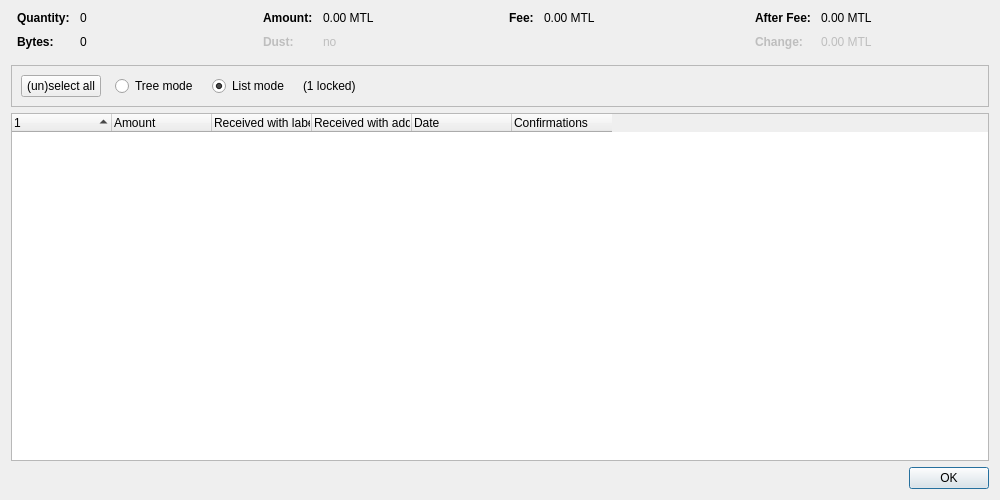
<?xml version="1.0" encoding="UTF-8"?>
<ui version="4.0">
 <class>CoinControlDialog</class>
 <widget class="QDialog" name="CoinControlDialog">
  <property name="geometry">
   <rect>
    <x>0</x>
    <y>0</y>
    <width>1000</width>
    <height>500</height>
   </rect>
  </property>
  <property name="windowTitle">
   <string>Coin Selection</string>
  </property>
  <layout class="QVBoxLayout" name="verticalLayout">
   <item>
    <layout class="QHBoxLayout" name="horizontalLayoutTop" stretch="0,0,0,0">
     <property name="topMargin">
      <number>0</number>
     </property>
     <property name="bottomMargin">
      <number>10</number>
     </property>
     <item>
      <layout class="QFormLayout" name="formLayoutCoinControl1">
       <property name="horizontalSpacing">
        <number>10</number>
       </property>
       <property name="verticalSpacing">
        <number>10</number>
       </property>
       <property name="leftMargin">
        <number>6</number>
       </property>
       <property name="rightMargin">
        <number>6</number>
       </property>
       <item row="0" column="0">
        <widget class="QLabel" name="labelCoinControlQuantityText">
         <property name="font">
          <font>
           <weight>75</weight>
           <bold>true</bold>
          </font>
         </property>
         <property name="text">
          <string>Quantity:</string>
         </property>
        </widget>
       </item>
       <item row="0" column="1">
        <widget class="QLabel" name="labelCoinControlQuantity">
         <property name="cursor">
          <cursorShape>IBeamCursor</cursorShape>
         </property>
         <property name="contextMenuPolicy">
          <enum>Qt::ActionsContextMenu</enum>
         </property>
         <property name="text">
          <string notr="true">0</string>
         </property>
         <property name="textInteractionFlags">
          <set>Qt::LinksAccessibleByMouse|Qt::TextSelectableByKeyboard|Qt::TextSelectableByMouse</set>
         </property>
        </widget>
       </item>
       <item row="1" column="0">
        <widget class="QLabel" name="labelCoinControlBytesText">
         <property name="font">
          <font>
           <weight>75</weight>
           <bold>true</bold>
          </font>
         </property>
         <property name="text">
          <string>Bytes:</string>
         </property>
        </widget>
       </item>
       <item row="1" column="1">
        <widget class="QLabel" name="labelCoinControlBytes">
         <property name="cursor">
          <cursorShape>IBeamCursor</cursorShape>
         </property>
         <property name="contextMenuPolicy">
          <enum>Qt::ActionsContextMenu</enum>
         </property>
         <property name="text">
          <string notr="true">0</string>
         </property>
         <property name="textInteractionFlags">
          <set>Qt::LinksAccessibleByMouse|Qt::TextSelectableByKeyboard|Qt::TextSelectableByMouse</set>
         </property>
        </widget>
       </item>
      </layout>
     </item>
     <item>
      <layout class="QFormLayout" name="formLayoutCoinControl2">
       <property name="horizontalSpacing">
        <number>10</number>
       </property>
       <property name="verticalSpacing">
        <number>10</number>
       </property>
       <property name="leftMargin">
        <number>6</number>
       </property>
       <property name="rightMargin">
        <number>6</number>
       </property>
       <item row="0" column="0">
        <widget class="QLabel" name="labelCoinControlAmountText">
         <property name="font">
          <font>
           <weight>75</weight>
           <bold>true</bold>
          </font>
         </property>
         <property name="text">
          <string>Amount:</string>
         </property>
        </widget>
       </item>
       <item row="0" column="1">
        <widget class="QLabel" name="labelCoinControlAmount">
         <property name="cursor">
          <cursorShape>IBeamCursor</cursorShape>
         </property>
         <property name="contextMenuPolicy">
          <enum>Qt::ActionsContextMenu</enum>
         </property>
         <property name="text">
          <string notr="true">0.00 MTL</string>
         </property>
         <property name="textInteractionFlags">
          <set>Qt::LinksAccessibleByMouse|Qt::TextSelectableByKeyboard|Qt::TextSelectableByMouse</set>
         </property>
        </widget>
       </item>
       <item row="1" column="0">
        <widget class="QLabel" name="labelCoinControlLowOutputText">
         <property name="enabled">
          <bool>false</bool>
         </property>
         <property name="font">
          <font>
           <weight>75</weight>
           <bold>true</bold>
          </font>
         </property>
         <property name="text">
          <string>Dust:</string>
         </property>
        </widget>
       </item>
       <item row="1" column="1">
        <widget class="QLabel" name="labelCoinControlLowOutput">
         <property name="enabled">
          <bool>false</bool>
         </property>
         <property name="cursor">
          <cursorShape>IBeamCursor</cursorShape>
         </property>
         <property name="contextMenuPolicy">
          <enum>Qt::ActionsContextMenu</enum>
         </property>
         <property name="text">
          <string notr="true">no</string>
         </property>
         <property name="textInteractionFlags">
          <set>Qt::LinksAccessibleByMouse|Qt::TextSelectableByKeyboard|Qt::TextSelectableByMouse</set>
         </property>
        </widget>
       </item>
      </layout>
     </item>
     <item>
      <layout class="QFormLayout" name="formLayoutCoinControl3">
       <property name="horizontalSpacing">
        <number>10</number>
       </property>
       <property name="verticalSpacing">
        <number>10</number>
       </property>
       <property name="leftMargin">
        <number>6</number>
       </property>
       <property name="rightMargin">
        <number>6</number>
       </property>
       <item row="0" column="0">
        <widget class="QLabel" name="labelCoinControlFeeText">
         <property name="font">
          <font>
           <weight>75</weight>
           <bold>true</bold>
          </font>
         </property>
         <property name="text">
          <string>Fee:</string>
         </property>
        </widget>
       </item>
       <item row="0" column="1">
        <widget class="QLabel" name="labelCoinControlFee">
         <property name="cursor">
          <cursorShape>IBeamCursor</cursorShape>
         </property>
         <property name="contextMenuPolicy">
          <enum>Qt::ActionsContextMenu</enum>
         </property>
         <property name="text">
          <string notr="true">0.00 MTL</string>
         </property>
         <property name="textInteractionFlags">
          <set>Qt::LinksAccessibleByMouse|Qt::TextSelectableByKeyboard|Qt::TextSelectableByMouse</set>
         </property>
        </widget>
       </item>
      </layout>
     </item>
     <item>
      <layout class="QFormLayout" name="formLayoutCoinControl4">
       <property name="horizontalSpacing">
        <number>10</number>
       </property>
       <property name="verticalSpacing">
        <number>10</number>
       </property>
       <property name="leftMargin">
        <number>6</number>
       </property>
       <property name="rightMargin">
        <number>6</number>
       </property>
       <item row="0" column="0">
        <widget class="QLabel" name="labelCoinControlAfterFeeText">
         <property name="font">
          <font>
           <weight>75</weight>
           <bold>true</bold>
          </font>
         </property>
         <property name="text">
          <string>After Fee:</string>
         </property>
        </widget>
       </item>
       <item row="0" column="1">
        <widget class="QLabel" name="labelCoinControlAfterFee">
         <property name="cursor">
          <cursorShape>IBeamCursor</cursorShape>
         </property>
         <property name="contextMenuPolicy">
          <enum>Qt::ActionsContextMenu</enum>
         </property>
         <property name="text">
          <string notr="true">0.00 MTL</string>
         </property>
         <property name="textInteractionFlags">
          <set>Qt::LinksAccessibleByMouse|Qt::TextSelectableByKeyboard|Qt::TextSelectableByMouse</set>
         </property>
        </widget>
       </item>
       <item row="1" column="0">
        <widget class="QLabel" name="labelCoinControlChangeText">
         <property name="enabled">
          <bool>false</bool>
         </property>
         <property name="font">
          <font>
           <weight>75</weight>
           <bold>true</bold>
          </font>
         </property>
         <property name="text">
          <string>Change:</string>
         </property>
        </widget>
       </item>
       <item row="1" column="1">
        <widget class="QLabel" name="labelCoinControlChange">
         <property name="enabled">
          <bool>false</bool>
         </property>
         <property name="cursor">
          <cursorShape>IBeamCursor</cursorShape>
         </property>
         <property name="contextMenuPolicy">
          <enum>Qt::ActionsContextMenu</enum>
         </property>
         <property name="text">
          <string notr="true">0.00 MTL</string>
         </property>
         <property name="textInteractionFlags">
          <set>Qt::LinksAccessibleByMouse|Qt::TextSelectableByKeyboard|Qt::TextSelectableByMouse</set>
         </property>
        </widget>
       </item>
      </layout>
     </item>
    </layout>
   </item>
   <item>
    <widget class="QFrame" name="frame">
     <property name="minimumSize">
      <size>
       <width>0</width>
       <height>40</height>
      </size>
     </property>
     <property name="frameShape">
      <enum>QFrame::StyledPanel</enum>
     </property>
     <property name="frameShadow">
      <enum>QFrame::Sunken</enum>
     </property>
     <layout class="QHBoxLayout" name="horizontalLayout">
      <item>
       <layout class="QHBoxLayout" name="horizontalLayoutPanel" stretch="0,0,0,0,0">
        <property name="spacing">
         <number>14</number>
        </property>
        <item>
         <widget class="QPushButton" name="pushButtonSelectAll">
          <property name="sizePolicy">
           <sizepolicy hsizetype="Maximum" vsizetype="Fixed">
            <horstretch>0</horstretch>
            <verstretch>0</verstretch>
           </sizepolicy>
          </property>
          <property name="text">
           <string>(un)select all</string>
          </property>
          <property name="autoDefault">
           <bool>false</bool>
          </property>
         </widget>
        </item>
        <item>
         <widget class="QRadioButton" name="radioTreeMode">
          <property name="sizePolicy">
           <sizepolicy hsizetype="Maximum" vsizetype="Fixed">
            <horstretch>0</horstretch>
            <verstretch>0</verstretch>
           </sizepolicy>
          </property>
          <property name="text">
           <string>Tree mode</string>
          </property>
         </widget>
        </item>
        <item>
         <widget class="QRadioButton" name="radioListMode">
          <property name="sizePolicy">
           <sizepolicy hsizetype="Maximum" vsizetype="Fixed">
            <horstretch>0</horstretch>
            <verstretch>0</verstretch>
           </sizepolicy>
          </property>
          <property name="text">
           <string>List mode</string>
          </property>
          <property name="checked">
           <bool>true</bool>
          </property>
         </widget>
        </item>
        <item>
         <widget class="QLabel" name="labelLocked">
          <property name="text">
           <string notr="true">(1 locked)</string>
          </property>
         </widget>
        </item>
        <item>
         <spacer name="horizontalSpacer">
          <property name="orientation">
           <enum>Qt::Horizontal</enum>
          </property>
          <property name="sizeHint" stdset="0">
           <size>
            <width>40</width>
            <height>20</height>
           </size>
          </property>
         </spacer>
        </item>
       </layout>
      </item>
     </layout>
    </widget>
   </item>
   <item>
    <widget class="CoinControlTreeWidget" name="treeWidget">
     <property name="contextMenuPolicy">
      <enum>Qt::CustomContextMenu</enum>
     </property>
     <property name="sortingEnabled">
      <bool>false</bool>
     </property>
     <property name="columnCount">
      <number>6</number>
     </property>
     <attribute name="headerShowSortIndicator" stdset="0">
      <bool>true</bool>
     </attribute>
     <attribute name="headerStretchLastSection">
      <bool>false</bool>
     </attribute>
     <column>
      <property name="text">
       <string/>
      </property>
     </column>
     <column>
      <property name="text">
       <string>Amount</string>
      </property>
     </column>
     <column>
      <property name="text">
       <string>Received with label</string>
      </property>
     </column>
     <column>
      <property name="text">
       <string>Received with address</string>
      </property>
     </column>
     <column>
      <property name="text">
       <string>Date</string>
      </property>
     </column>
     <column>
      <property name="text">
       <string>Confirmations</string>
      </property>
      <property name="toolTip">
       <string>Confirmed</string>
      </property>
     </column>
     <column>
      <property name="text">
       <string/>
      </property>
     </column>
     <column>
      <property name="text">
       <string/>
      </property>
     </column>
     <column>
      <property name="text">
       <string/>
      </property>
     </column>
     <column>
      <property name="text">
       <string/>
      </property>
     </column>
    </widget>
   </item>
   <item>
    <widget class="QDialogButtonBox" name="buttonBox">
     <property name="orientation">
      <enum>Qt::Horizontal</enum>
     </property>
     <property name="standardButtons">
      <set>QDialogButtonBox::Ok</set>
     </property>
    </widget>
   </item>
  </layout>
 </widget>
 <customwidgets>
  <customwidget>
   <class>CoinControlTreeWidget</class>
   <extends>QTreeWidget</extends>
   <header>qt/coincontroltreewidget.h</header>
  </customwidget>
 </customwidgets>
 <resources/>
 <connections/>
</ui>
